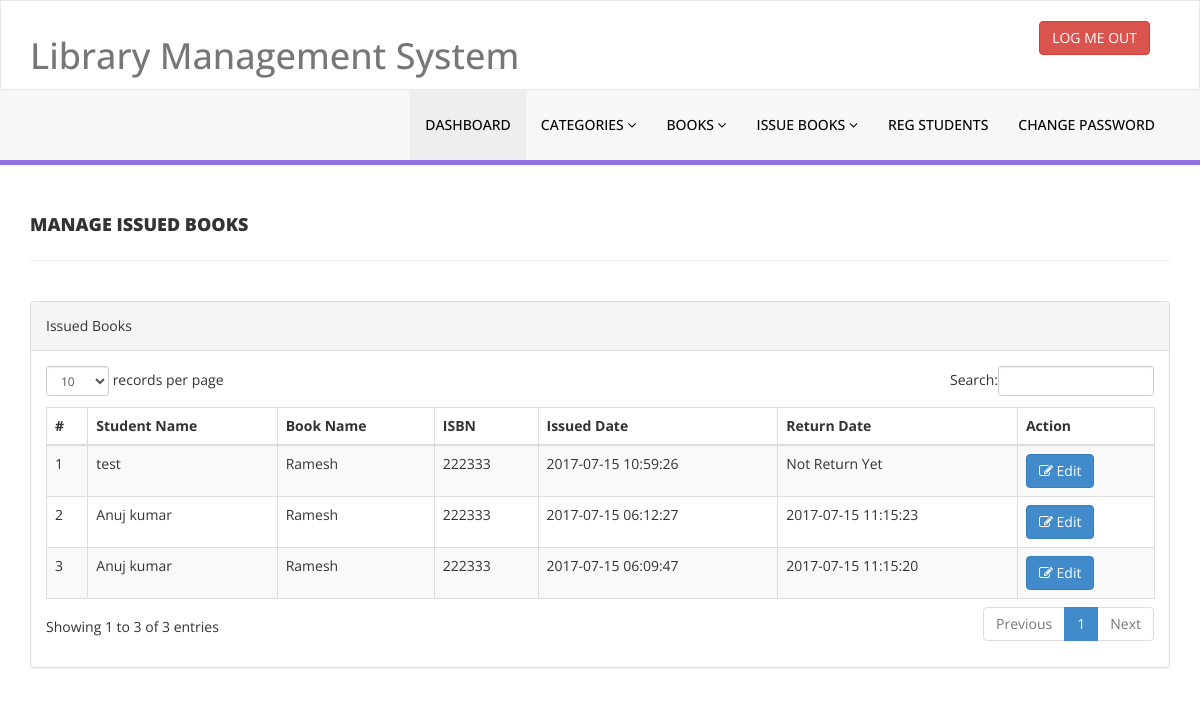
/library/admin/manage-issued-books.php (signed in), run on the app's committed database.
### tables this page shows
CREATE TABLE `tblissuedbookdetails` (
  `id` int(11) NOT NULL,
  `BookId` int(11) DEFAULT NULL,
  `StudentID` varchar(150) DEFAULT NULL,
  `IssuesDate` timestamp NULL DEFAULT current_timestamp(),
  `ReturnDate` timestamp NULL DEFAULT NULL ON UPDATE current_timestamp(),
  `RetrunStatus` int(1) DEFAULT NULL,
  `fine` int(11) DEFAULT NULL
);

CREATE TABLE `tblstudents` (
  `id` int(11) NOT NULL,
  `StudentId` varchar(100) DEFAULT NULL,
  `FullName` varchar(120) DEFAULT NULL,
  `EmailId` varchar(120) DEFAULT NULL,
  `MobileNumber` char(11) DEFAULT NULL,
  `Password` varchar(120) DEFAULT NULL,
  `Status` int(1) DEFAULT NULL,
  `RegDate` timestamp NULL DEFAULT current_timestamp(),
  `UpdationDate` timestamp NULL DEFAULT NULL ON UPDATE current_timestamp()
);

CREATE TABLE `tblbooks` (
  `Id` int(11) NOT NULL,
  `BookName` varchar(255) DEFAULT NULL,
  `CatId` int(11) NOT NULL,
  `AuthorId` int(11) DEFAULT NULL,
  `ISBNNumber` int(11) DEFAULT NULL,
  `BookPrice` int(11) DEFAULT NULL,
  `RegDate` timestamp NULL DEFAULT current_timestamp(),
  `UpdationDate` timestamp NULL DEFAULT NULL ON UPDATE current_timestamp()
);

### library/admin/manage-issued-books.php (the view, shortened to what this page needs)
<?php
include('includes/config.php');
if(strlen($_SESSION['alogin'])==0)
    {
header('location:index.php');
}
else{
    ?>
<!DOCTYPE html>
<html xmlns="http://www.w3.org/1999/xhtml">
<head>
    <link href="assets/css/bootstrap.css" rel="stylesheet" />
    <link href="assets/css/font-awesome.css" rel="stylesheet" />
    <link href="assets/js/dataTables/dataTables.bootstrap.css" rel="stylesheet" />
    <link href="assets/css/style.css" rel="stylesheet" />
</head>
<body>
<?php include('includes/header.php');?>
    <div class="content-wrapper">
         <div class="container">
        <div class="row pad-botm">
            <div class="col-md-12">
                <h4 class="header-line">Manage Issued Books</h4>
    </div>
     <div class="row">
</div>
        </div>
            <div class="row">
                <div class="col-md-12">
                    <div class="panel panel-default">
                        <div class="panel-heading">
                          Issued Books
                        </div>
                        <div class="panel-body">
                            <div class="table-responsive">
                                <table class="table table-striped table-bordered table-hover" id="dataTables-example">
                                    <thead>
                                        <tr>
                                            <th>#</th>
                                            <th>Student Name</th>
                                            <th>Book Name</th>
                                            <th>ISBN </th>
                                            <th>Issued Date</th>
                                            <th>Return Date</th>
                                            <th>Action</th>
                                        </tr>
                                    </thead>
                                    <tbody>
<?php $sql = "SELECT tblstudents.FullName,tblbooks.BookName,tblbooks.ISBNNumber,tblissuedbookdetails.IssuesDate,tblissuedbookdetails.ReturnDate,tblissuedbookdetails.id as rid from  tblissuedbookdetails join tblstudents on tblstudents.StudentId=tblissuedbookdetails.StudentId join tblbooks on tblbooks.id=tblissuedbookdetails.BookId order by tblissuedbookdetails.id desc";
$query = $dbh -> prepare($sql);
$query->execute();
$results=$query->fetchAll(PDO::FETCH_OBJ);
$cnt=1;
if($query->rowCount() > 0)
{
foreach($results as $result)
{               ?>
                                        <tr class="odd gradeX">
                                            <td class="center"><?php echo htmlentities($cnt);?></td>
                                            <td class="center"><?php echo htmlentities($result->FullName);?></td>
                                            <td class="center"><?php echo htmlentities($result->BookName);?></td>
                                            <td class="center"><?php echo htmlentities($result->ISBNNumber);?></td>
                                            <td class="center"><?php echo htmlentities($result->IssuesDate);?></td>
                                            <td class="center"><?php if($result->ReturnDate=="")
                                            {
                                                echo htmlentities("Not Return Yet");
                                            } else {
                                            echo htmlentities($result->ReturnDate);
}
                                            ?></td>
                                            <td class="center">
                                            <a href="update-issue-bookdeails.php?rid=<?php echo htmlentities($result->rid);?>"><button class="btn btn-primary"><i class="fa fa-edit "></i> Edit</button>
                                            </td>
                                        </tr>
 <?php $cnt=$cnt+1;}} ?>
                                    </tbody>
                                </table>
                            </div>
                        </div>
                    </div>
                </div>
            </div>
    </div>
    </div>
</body>
</html>
<?php } ?>

### library/admin/assets/css/style.css (style rules this page uses)
.content-wrapper { margin-top: 40px; min-height:800px; padding-bottom:90px; }
.header-line { font-weight:900; padding-bottom:25px; border-bottom:1px solid #eeeeee; text-transform:uppercase; }
.pad-botm { padding-bottom:30px; }

### data on the page
tblissuedbookdetails: tblstudents.FullName "test", BookId.BookName "Ramesh", BookId.ISBNNumber "222333", IssuesDate "2017-07-15 10:59:26"
tblissuedbookdetails: tblstudents.FullName "Anuj kumar", BookId.BookName "Ramesh", BookId.ISBNNumber "222333", IssuesDate "2017-07-15 06:12:27", ReturnDate "2017-07-15 11:15:23"
tblissuedbookdetails: tblstudents.FullName "Anuj kumar", BookId.BookName "Ramesh", BookId.ISBNNumber "222333", IssuesDate "2017-07-15 06:09:47", ReturnDate "2017-07-15 11:15:20"
